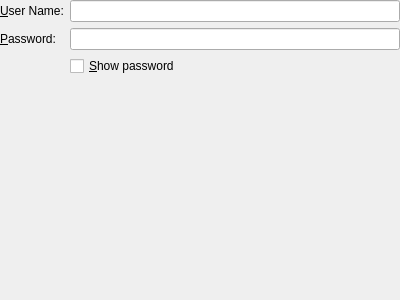
<ui version="4.0" >
 <class>Form</class>
 <widget class="QWidget" name="Form" >
  <property name="geometry" >
   <rect>
    <x>0</x>
    <y>0</y>
    <width>400</width>
    <height>300</height>
   </rect>
  </property>
  <property name="windowTitle" >
   <string>Form</string>
  </property>
  <layout class="QVBoxLayout" name="verticalLayout" >
   <property name="margin" >
    <number>0</number>
   </property>
   <item>
    <layout class="QGridLayout" name="gridLayout" >
     <item row="0" column="0" >
      <widget class="QLabel" name="label_6" >
       <property name="text" >
        <string>&amp;User Name:</string>
       </property>
       <property name="buddy" >
        <cstring>kcfg_leapusername</cstring>
       </property>
      </widget>
     </item>
     <item row="0" column="1" >
      <widget class="KLineEdit" name="kcfg_leapusername" >
       <property name="toolTip" >
        <string>User name on this network</string>
       </property>
      </widget>
     </item>
     <item row="1" column="0" >
      <widget class="QLabel" name="label_7" >
       <property name="text" >
        <string>&amp;Password:</string>
       </property>
       <property name="buddy" >
        <cstring>kcfg_leappassword</cstring>
       </property>
      </widget>
     </item>
     <item row="1" column="1" >
      <widget class="KLineEdit" name="kcfg_leappassword" >
       <property name="toolTip" >
        <string>Password on this network</string>
       </property>
       <property name="echoMode" >
        <enum>QLineEdit::Password</enum>
       </property>
      </widget>
     </item>
     <item row="2" column="1" >
      <widget class="QCheckBox" name="btnLeapShowPass" >
       <property name="text" >
        <string>&amp;Show password</string>
       </property>
      </widget>
     </item>
    </layout>
   </item>
   <item>
    <spacer name="verticalSpacer" >
     <property name="orientation" >
      <enum>Qt::Vertical</enum>
     </property>
     <property name="sizeHint" stdset="0" >
      <size>
       <width>20</width>
       <height>192</height>
      </size>
     </property>
    </spacer>
   </item>
  </layout>
 </widget>
 <customwidgets>
  <customwidget>
   <class>KLineEdit</class>
   <extends>QLineEdit</extends>
   <header>klineedit.h</header>
  </customwidget>
 </customwidgets>
 <resources/>
 <connections/>
</ui>
